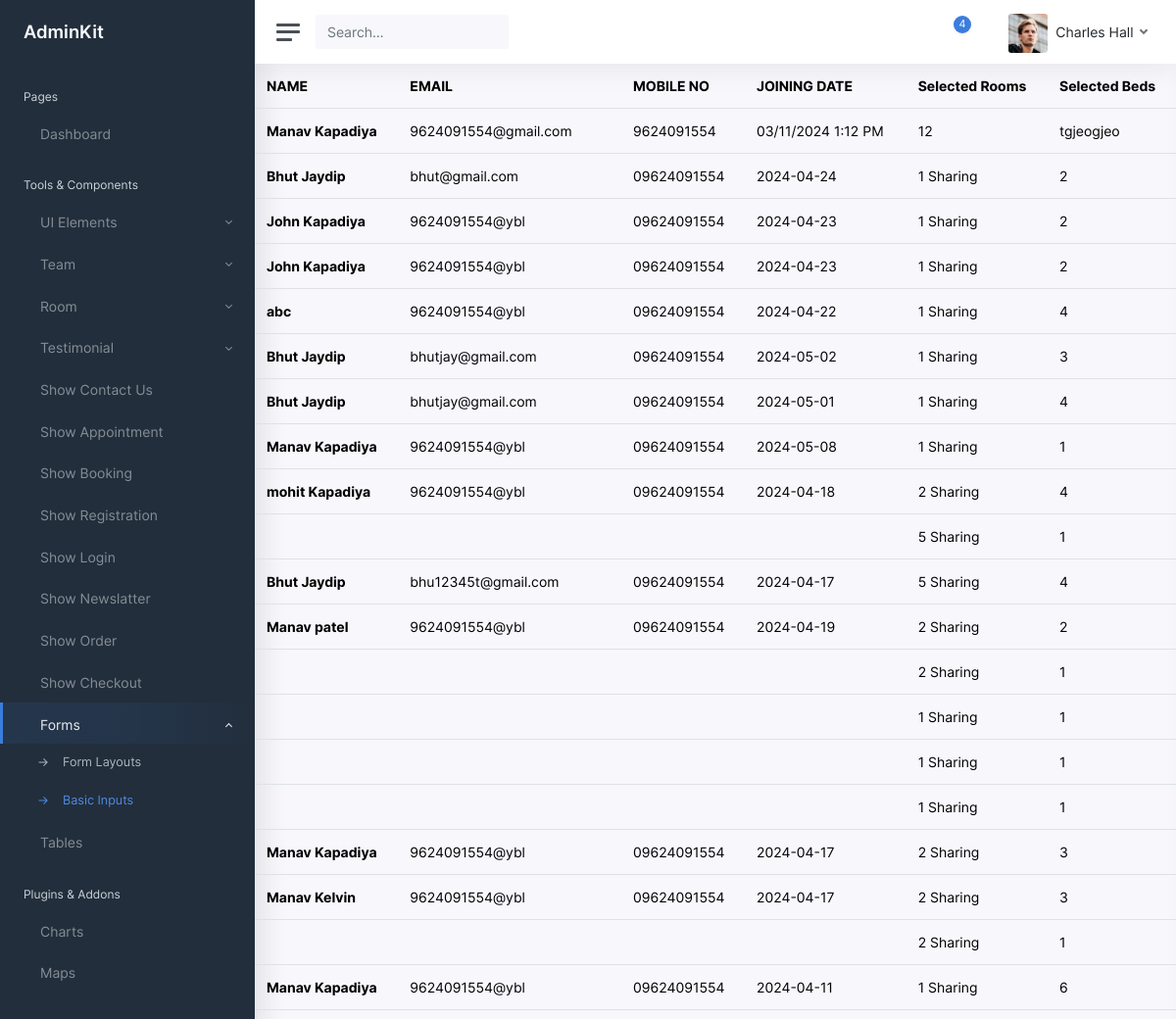
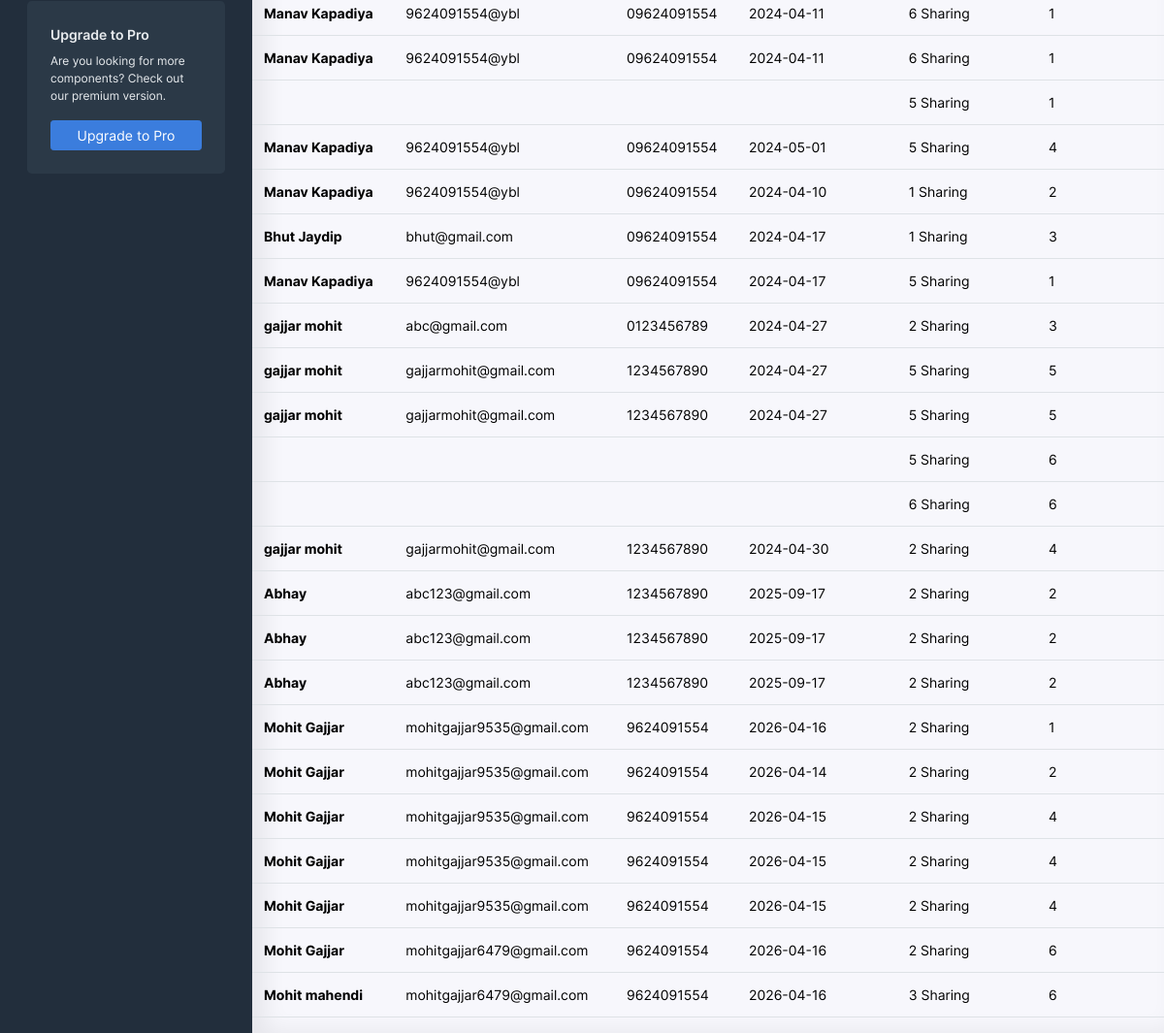
The page /showbooking on the database its author committed (2 pictures, top to bottom).
### user/models.py (models this page shows)
class Booking(models.Model):
    name = models.CharField(max_length=50)
    email = models.EmailField()
    mobileno = models.CharField(max_length=10)
    joiningdate = models.CharField(max_length=100)
    adult = models.CharField(max_length=10)
    specialrequest = models.CharField(max_length=200)

### user/views.py (the view)
# urls.py: path('showbooking', views.showbooking),
def showbooking(request):
    data = Booking.objects.all
    return render(request, "myadminapp/showbooking.html", {"data": data})

### templates/myadminapp/showbooking.html (shortened to what this page needs)
<!DOCTYPE html>
{% load static %}
<link href="https://cdn.jsdelivr.net/npm/bootstrap@5.3.3/dist/css/bootstrap.min.css" rel="stylesheet">
<html lang="en">
<head>
    <link href="{% static 'myadminapp/css/app.css'%}" rel="stylesheet">
</head>
<body>
<div class="wrapper">
    <nav id="sidebar" class="sidebar">
        <div class="sidebar-content js-simplebar">
            <a class="sidebar-brand" href="index.html">
                <span class="align-middle">AdminKit</span>
            </a>
            <ul class="sidebar-nav">
                <li class="sidebar-header">
                    Pages
                </li>
                <li class="sidebar-item">
                    <a class="sidebar-link" href="index.html">
                         <span class="align-middle">Dashboard</span>
                    </a>
                </li>
                <li class="sidebar-header">
                    Tools & Components
                </li>
                <li class="sidebar-item">
                    <a data-target="#ui" data-toggle="collapse" class="sidebar-link collapsed">
                         <span
                            class="align-middle">UI Elements</span>
                    </a>
                </li>
                 <li class="sidebar-item">
                    <a data-target="#team" data-toggle="collapse" class="sidebar-link collapsed">
                         <span
                            class="align-middle">Team</span>
                    </a>
                </li>
                <li class="sidebar-item">
                    <a data-target="#room" data-toggle="collapse" class="sidebar-link collapsed">
                         <span
                            class="align-middle">Room</span>
                    </a>
                </li>
                <li class="sidebar-item">
                    <a data-target="#test" data-toggle="collapse" class="sidebar-link collapsed">
                         <span
                            class="align-middle">Testimonial</span>
                    </a>
                </li>
                <li class="sidebar-item">
                    <a class="sidebar-link" href="/showcontact">
                         <span class="align-middle">Show Contact Us</span>
                    </a>
                </li>
                <li class="sidebar-item">
                    <a class="sidebar-link" href="/showappointment">
                         <span class="align-middle">Show Appointment</span>
                    </a>
                </li>
                <li class="sidebar-item">
                    <a class="sidebar-link" href="/showbooking">
                         <span class="align-middle">Show Booking</span>
                    </a>
                </li>
                <li class="sidebar-item">
                    <a class="sidebar-link" href="/showregistration">
                         <span class="align-middle">Show Registration</span>
                    </a>
                </li>
                <li class="sidebar-item">
                    <a class="sidebar-link" href="/showlogin">
                         <span class="align-middle">Show Login</span>
                    </a>
                </li>
                <li class="sidebar-item">
                    <a class="sidebar-link" href="/shownews">
                         <span class="align-middle">Show Newslatter</span>
                    </a>
                </li>
                <li class="sidebar-item">
                    <a class="sidebar-link" href="/showorder">
                         <span class="align-middle">Show Order</span>
                    </a>
                </li>
                <li class="sidebar-item">
                    <a class="sidebar-link" href="/showcheckout">
                         <span class="align-middle">Show Checkout</span>
                    </a>
                </li>
                <li class="sidebar-item active">
                    <a data-target="#forms" data-toggle="collapse" class="sidebar-link">
                         <span class="align-middle">Forms</span>
                    </a>
                    <ul id="forms" class="sidebar-dropdown list-unstyled collapse show" data-parent="#sidebar">
                        <li class="sidebar-item"><a class="sidebar-link" href="forms-layouts.html">Form Layouts</a></li>
                        <li class="sidebar-item active"><a class="sidebar-link" href="forms-basic-inputs.html">Basic
                            Inputs</a></li>
                    </ul>
                </li>
                <li class="sidebar-item">
                    <a class="sidebar-link" href="tables-bootstrap.html">
                         <span class="align-middle">Tables</span>
                    </a>
                </li>
                <li class="sidebar-header">
                    Plugins & Addons
                </li>
                <li class="sidebar-item">
                    <a class="sidebar-link" href="charts-chartjs.html">
                         <span class="align-middle">Charts</span>
                    </a>
                </li>
                <li class="sidebar-item">
                    <a class="sidebar-link" href="maps-google.html">
                         <span class="align-middle">Maps</span>
                    </a>
                </li>
            </ul>
            <div class="sidebar-cta">
                <div class="sidebar-cta-content">
                    <strong class="d-inline-block mb-2">Upgrade to Pro</strong>
                    <div class="mb-3 text-sm">
                        Are you looking for more components? Check out our premium version.
                    </div>
                    <a href="https://adminkit.io/pricing" target="_blank" class="btn btn-primary btn-block">Upgrade to
                        Pro</a>
                </div>
            </div>
        </div>
    </nav>
    <div class="main">
        <nav class="navbar navbar-expand navbar-light navbar-bg">
            <a class="sidebar-toggle d-flex">
                <i class="hamburger align-self-center"></i>
            </a>
            <form class="d-none d-sm-inline-block">
                <div class="input-group input-group-navbar">
                    <input type="text" class="form-control" placeholder="Search…" aria-label="Search">
                    <button class="btn" type="button">
                    </button>
                </div>
            </form>
            <div class="navbar-collapse collapse">
                <ul class="navbar-nav navbar-align">
                    <li class="nav-item dropdown">
                        <a class="nav-icon dropdown-toggle" href="#" id="alertsDropdown" data-toggle="dropdown">
                            <div class="position-relative">
                                <span class="indicator">4</span>
                            </div>
                        </a>
                    </li>
                    <li class="nav-item dropdown">
                        <a class="nav-icon dropdown-toggle" href="#" id="messagesDropdown" data-toggle="dropdown">
                        </a>
                    </li>
                    <li class="nav-item dropdown">
                        <a class="nav-link dropdown-toggle d-none d-sm-inline-block" href="#" data-toggle="dropdown">
                            <img src="{% static 'myadminapp/img/avatars/avatar.jpg'%}"
                                 class="avatar img-fluid rounded mr-1" alt="Charles Hall"/> <span class="text-dark">Charles Hall</span>
                        </a>
                    </li>
                </ul>
            </div>
        </nav>
        <table class="table">
  <thead>
    <tr>
      <th scope="col">NAME</th>
      <th scope="col">EMAIL</th>
      <th scope="col">MOBILE NO</th>
      <th scope="col">JOINING DATE</th>
      <th scope="col">Selected Rooms</th>
      <th scope="col">Selected Beds</th>
    </tr>
  </thead>
  <tbody>
  {% for i in data %}
    <tr>
      <th scope="row">{{i.name}}</th>
      <td>{{i.email}}</td>
      <td>{{i.mobileno}}</td>
      <td>{{i.joiningdate}}</td>
      <td>{{i.adult}}</td>
      <td>{{i.specialrequest}}</td>
    </tr>
  {%endfor%}
  </tbody>
</table>
    </div>
</div>
</body>
</html>

### rows shown on the page
Booking: name "Manav Kapadiya", email "9624091554@gmail.com", mobileno "9624091554", joiningdate "03/11/2024 1:12 PM", adult "12", specialrequest "tgjeogjeo"
Booking: name "Bhut Jaydip", email "bhut@gmail.com", mobileno "09624091554", joiningdate "2024-04-24", adult "1 Sharing", specialrequest "2"
Booking: name "John Kapadiya", email "9624091554@ybl", mobileno "09624091554", joiningdate "2024-04-23", adult "1 Sharing", specialrequest "2"
Booking: name "John Kapadiya", email "9624091554@ybl", mobileno "09624091554", joiningdate "2024-04-23", adult "1 Sharing", specialrequest "2"
Booking: name "abc", email "9624091554@ybl", mobileno "09624091554", joiningdate "2024-04-22", adult "1 Sharing", specialrequest "4"
Booking: name "Bhut Jaydip", email "bhutjay@gmail.com", mobileno "09624091554", joiningdate "2024-05-02", adult "1 Sharing", specialrequest "3"
Booking: name "Bhut Jaydip", email "bhutjay@gmail.com", mobileno "09624091554", joiningdate "2024-05-01", adult "1 Sharing", specialrequest "4"
Booking: name "Manav Kapadiya", email "9624091554@ybl", mobileno "09624091554", joiningdate "2024-05-08", adult "1 Sharing", specialrequest "1"
Booking: name "mohit Kapadiya", email "9624091554@ybl", mobileno "09624091554", joiningdate "2024-04-18", adult "2 Sharing", specialrequest "4"
Booking: adult "5 Sharing", specialrequest "1"
Booking: name "Bhut Jaydip", email "bhu12345t@gmail.com", mobileno "09624091554", joiningdate "2024-04-17", adult "5 Sharing", specialrequest "4"
Booking: name "Manav patel", email "9624091554@ybl", mobileno "09624091554", joiningdate "2024-04-19", adult "2 Sharing", specialrequest "2"
Booking: adult "2 Sharing", specialrequest "1"
Booking: adult "1 Sharing", specialrequest "1"
Booking: adult "1 Sharing", specialrequest "1"
Booking: adult "1 Sharing", specialrequest "1"
Booking: name "Manav Kapadiya", email "9624091554@ybl", mobileno "09624091554", joiningdate "2024-04-17", adult "2 Sharing", specialrequest "3"
Booking: name "Manav Kelvin", email "9624091554@ybl", mobileno "09624091554", joiningdate "2024-04-17", adult "2 Sharing", specialrequest "3"
Booking: adult "2 Sharing", specialrequest "1"
Booking: name "Manav Kapadiya", email "9624091554@ybl", mobileno "09624091554", joiningdate "2024-04-11", adult "1 Sharing", specialrequest "6"
Booking: name "Manav Kapadiya", email "9624091554@ybl", mobileno "09624091554", joiningdate "2024-04-11", adult "6 Sharing", specialrequest "1"
Booking: name "Manav Kapadiya", email "9624091554@ybl", mobileno "09624091554", joiningdate "2024-04-11", adult "6 Sharing", specialrequest "1"
Booking: adult "5 Sharing", specialrequest "1"
Booking: name "Manav Kapadiya", email "9624091554@ybl", mobileno "09624091554", joiningdate "2024-05-01", adult "5 Sharing", specialrequest "4"
Booking: name "Manav Kapadiya", email "9624091554@ybl", mobileno "09624091554", joiningdate "2024-04-10", adult "1 Sharing", specialrequest "2"
Booking: name "Bhut Jaydip", email "bhut@gmail.com", mobileno "09624091554", joiningdate "2024-04-17", adult "1 Sharing", specialrequest "3"
Booking: name "Manav Kapadiya", email "9624091554@ybl", mobileno "09624091554", joiningdate "2024-04-17", adult "5 Sharing", specialrequest "1"
Booking: name "gajjar mohit", email "abc@gmail.com", mobileno "0123456789", joiningdate "2024-04-27", adult "2 Sharing", specialrequest "3"
Booking: name "gajjar mohit", email "gajjarmohit@gmail.com", mobileno "1234567890", joiningdate "2024-04-27", adult "5 Sharing", specialrequest "5"
Booking: name "gajjar mohit", email "gajjarmohit@gmail.com", mobileno "1234567890", joiningdate "2024-04-27", adult "5 Sharing", specialrequest "5"
Booking: adult "5 Sharing", specialrequest "6"
Booking: adult "6 Sharing", specialrequest "6"
Booking: name "gajjar mohit", email "gajjarmohit@gmail.com", mobileno "1234567890", joiningdate "2024-04-30", adult "2 Sharing", specialrequest "4"
Booking: name "Abhay", email "abc123@gmail.com", mobileno "1234567890", joiningdate "2025-09-17", adult "2 Sharing", specialrequest "2"
Booking: name "Abhay", email "abc123@gmail.com", mobileno "1234567890", joiningdate "2025-09-17", adult "2 Sharing", specialrequest "2"
Booking: name "Abhay", email "abc123@gmail.com", mobileno "1234567890", joiningdate "2025-09-17", adult "2 Sharing", specialrequest "2"
Booking: name "Mohit Gajjar", email "mohitgajjar9535@gmail.com", mobileno "9624091554", joiningdate "2026-04-16", adult "2 Sharing", specialrequest "1"
Booking: name "Mohit Gajjar", email "mohitgajjar9535@gmail.com", mobileno "9624091554", joiningdate "2026-04-14", adult "2 Sharing", specialrequest "2"
Booking: name "Mohit Gajjar", email "mohitgajjar9535@gmail.com", mobileno "9624091554", joiningdate "2026-04-15", adult "2 Sharing", specialrequest "4"
Booking: name "Mohit Gajjar", email "mohitgajjar9535@gmail.com", mobileno "9624091554", joiningdate "2026-04-15", adult "2 Sharing", specialrequest "4"
Booking: name "Mohit Gajjar", email "mohitgajjar9535@gmail.com", mobileno "9624091554", joiningdate "2026-04-15", adult "2 Sharing", specialrequest "4"
Booking: name "Mohit Gajjar", email "mohitgajjar6479@gmail.com", mobileno "9624091554", joiningdate "2026-04-16", adult "2 Sharing", specialrequest "6"
Booking: name "Mohit mahendi", email "mohitgajjar6479@gmail.com", mobileno "9624091554", joiningdate "2026-04-16", adult "3 Sharing", specialrequest "6"
